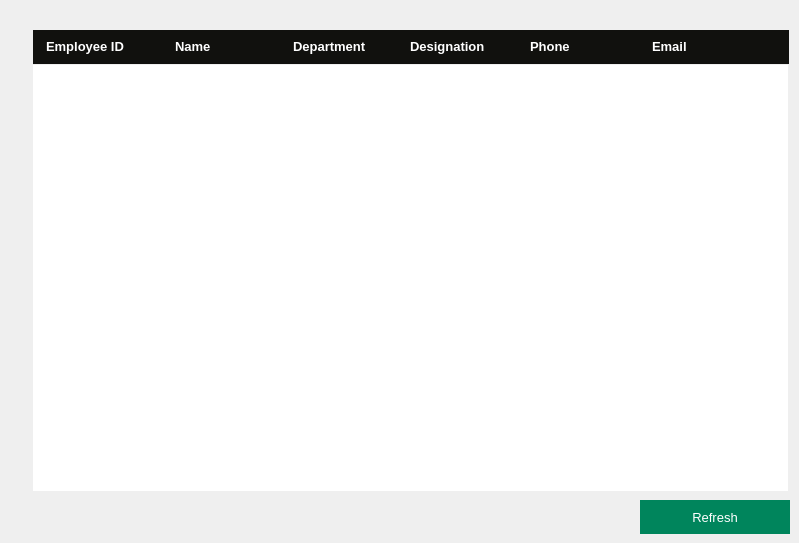
    <widget class="QWidget" name="deleteEmpWidget">
     <property name="styleSheet">
      <string notr="true">#deleteEmpWidget
{
	background:#2D2D2D;
}

</string>
     </property>
     <widget class="QTableView" name="deleteTableView">
      <property name="geometry">
       <rect>
        <x>33</x>
        <y>65</y>
        <width>755</width>
        <height>426</height>
       </rect>
      </property>
      <property name="sizePolicy">
       <sizepolicy hsizetype="Fixed" vsizetype="Fixed">
        <horstretch>0</horstretch>
        <verstretch>0</verstretch>
       </sizepolicy>
      </property>
      <property name="focusPolicy">
       <enum>Qt::NoFocus</enum>
      </property>
      <property name="autoFillBackground">
       <bool>false</bool>
      </property>
      <property name="frameShape">
       <enum>QFrame::NoFrame</enum>
      </property>
      <property name="horizontalScrollBarPolicy">
       <enum>Qt::ScrollBarAlwaysOff</enum>
      </property>
      <property name="sizeAdjustPolicy">
       <enum>QAbstractScrollArea::AdjustIgnored</enum>
      </property>
      <property name="editTriggers">
       <set>QAbstractItemView::NoEditTriggers</set>
      </property>
      <property name="tabKeyNavigation">
       <bool>false</bool>
      </property>
      <property name="showDropIndicator" stdset="0">
       <bool>false</bool>
      </property>
      <property name="dragDropOverwriteMode">
       <bool>false</bool>
      </property>
      <property name="alternatingRowColors">
       <bool>true</bool>
      </property>
      <property name="selectionMode">
       <enum>QAbstractItemView::SingleSelection</enum>
      </property>
      <property name="selectionBehavior">
       <enum>QAbstractItemView::SelectRows</enum>
      </property>
      <property name="textElideMode">
       <enum>Qt::ElideNone</enum>
      </property>
      <property name="showGrid">
       <bool>false</bool>
      </property>
      <property name="gridStyle">
       <enum>Qt::NoPen</enum>
      </property>
      <property name="cornerButtonEnabled">
       <bool>false</bool>
      </property>
      <attribute name="horizontalHeaderVisible">
       <bool>false</bool>
      </attribute>
      <attribute name="horizontalHeaderDefaultSectionSize">
       <number>120</number>
      </attribute>
      <attribute name="horizontalHeaderMinimumSectionSize">
       <number>30</number>
      </attribute>
     </widget>
     <widget class="QLabel" name="label_29">
      <property name="geometry">
       <rect>
        <x>33</x>
        <y>30</y>
        <width>135</width>
        <height>34</height>
       </rect>
      </property>
      <property name="font">
       <font>
        <pointsize>10</pointsize>
        <weight>75</weight>
        <bold>true</bold>
       </font>
      </property>
      <property name="styleSheet">
       <string notr="true">#label_29
{
	color:white;
	background:#11110E;
padding-left:10px;
}</string>
      </property>
      <property name="text">
       <string>&lt;html&gt;&lt;head/&gt;&lt;body&gt;&lt;p&gt;    Employee ID&lt;/p&gt;&lt;/body&gt;&lt;/html&gt;</string>
      </property>
     </widget>
     <widget class="QLabel" name="label_30">
      <property name="geometry">
       <rect>
        <x>167</x>
        <y>30</y>
        <width>120</width>
        <height>34</height>
       </rect>
      </property>
      <property name="font">
       <font>
        <pointsize>10</pointsize>
        <weight>75</weight>
        <bold>true</bold>
       </font>
      </property>
      <property name="styleSheet">
       <string notr="true">#label_30
{
	color:white;
	background:#11110E;
	padding-left:5px;
}</string>
      </property>
      <property name="text">
       <string>&lt;html&gt;&lt;head/&gt;&lt;body&gt;&lt;p&gt;Name&lt;/p&gt;&lt;/body&gt;&lt;/html&gt;</string>
      </property>
     </widget>
     <widget class="QLabel" name="label_31">
      <property name="geometry">
       <rect>
        <x>287</x>
        <y>30</y>
        <width>125</width>
        <height>34</height>
       </rect>
      </property>
      <property name="font">
       <font>
        <pointsize>10</pointsize>
        <weight>75</weight>
        <bold>true</bold>
       </font>
      </property>
      <property name="styleSheet">
       <string notr="true">#label_31
{
	color:white;
	background:#11110E;
	padding-left:3px;
}</string>
      </property>
      <property name="text">
       <string>&lt;html&gt;&lt;head/&gt;&lt;body&gt;&lt;p&gt;Department&lt;/p&gt;&lt;/body&gt;&lt;/html&gt;</string>
      </property>
     </widget>
     <widget class="QLabel" name="label_32">
      <property name="geometry">
       <rect>
        <x>530</x>
        <y>30</y>
        <width>122</width>
        <height>34</height>
       </rect>
      </property>
      <property name="font">
       <font>
        <pointsize>10</pointsize>
        <weight>75</weight>
        <bold>true</bold>
       </font>
      </property>
      <property name="styleSheet">
       <string notr="true">#label_32
{
	color:white;
	background:#11110E;
}</string>
      </property>
      <property name="text">
       <string>&lt;html&gt;&lt;head/&gt;&lt;body&gt;&lt;p&gt;Phone&lt;/p&gt;&lt;/body&gt;&lt;/html&gt;</string>
      </property>
     </widget>
     <widget class="QLabel" name="label_33">
      <property name="geometry">
       <rect>
        <x>410</x>
        <y>30</y>
        <width>120</width>
        <height>34</height>
       </rect>
      </property>
      <property name="font">
       <font>
        <pointsize>10</pointsize>
        <weight>75</weight>
        <bold>true</bold>
       </font>
      </property>
      <property name="styleSheet">
       <string notr="true">#label_33
{
	color:white;
	background:#11110E;
}</string>
      </property>
      <property name="text">
       <string>&lt;html&gt;&lt;head/&gt;&lt;body&gt;&lt;p&gt;Designation&lt;/p&gt;&lt;/body&gt;&lt;/html&gt;</string>
      </property>
     </widget>
     <widget class="QLabel" name="label_34">
      <property name="geometry">
       <rect>
        <x>652</x>
        <y>30</y>
        <width>137</width>
        <height>34</height>
       </rect>
      </property>
      <property name="font">
       <font>
        <pointsize>10</pointsize>
        <weight>75</weight>
        <bold>true</bold>
       </font>
      </property>
      <property name="styleSheet">
       <string notr="true">#label_34
{
	color:white;
	background:#11110E;
}</string>
      </property>
      <property name="text">
       <string>&lt;html&gt;&lt;head/&gt;&lt;body&gt;&lt;p&gt;Email&lt;/p&gt;&lt;/body&gt;&lt;/html&gt;</string>
      </property>
     </widget>
     <widget class="QPushButton" name="pushButton_3">
      <property name="geometry">
       <rect>
        <x>640</x>
        <y>500</y>
        <width>150</width>
        <height>34</height>
       </rect>
      </property>
      <property name="font">
       <font>
        <pointsize>10</pointsize>
       </font>
      </property>
      <property name="styleSheet">
       <string notr="true">#pushButton_3
{
	background:#00855C;
	border:none;
	color:white;
}

#pushButton_3:hover
{
	background:#2D2D2D;
	border:2px solid #00855C;
	color:#00855C;
}</string>
      </property>
      <property name="text">
       <string>Refresh</string>
      </property>
     </widget>
    </widget>
